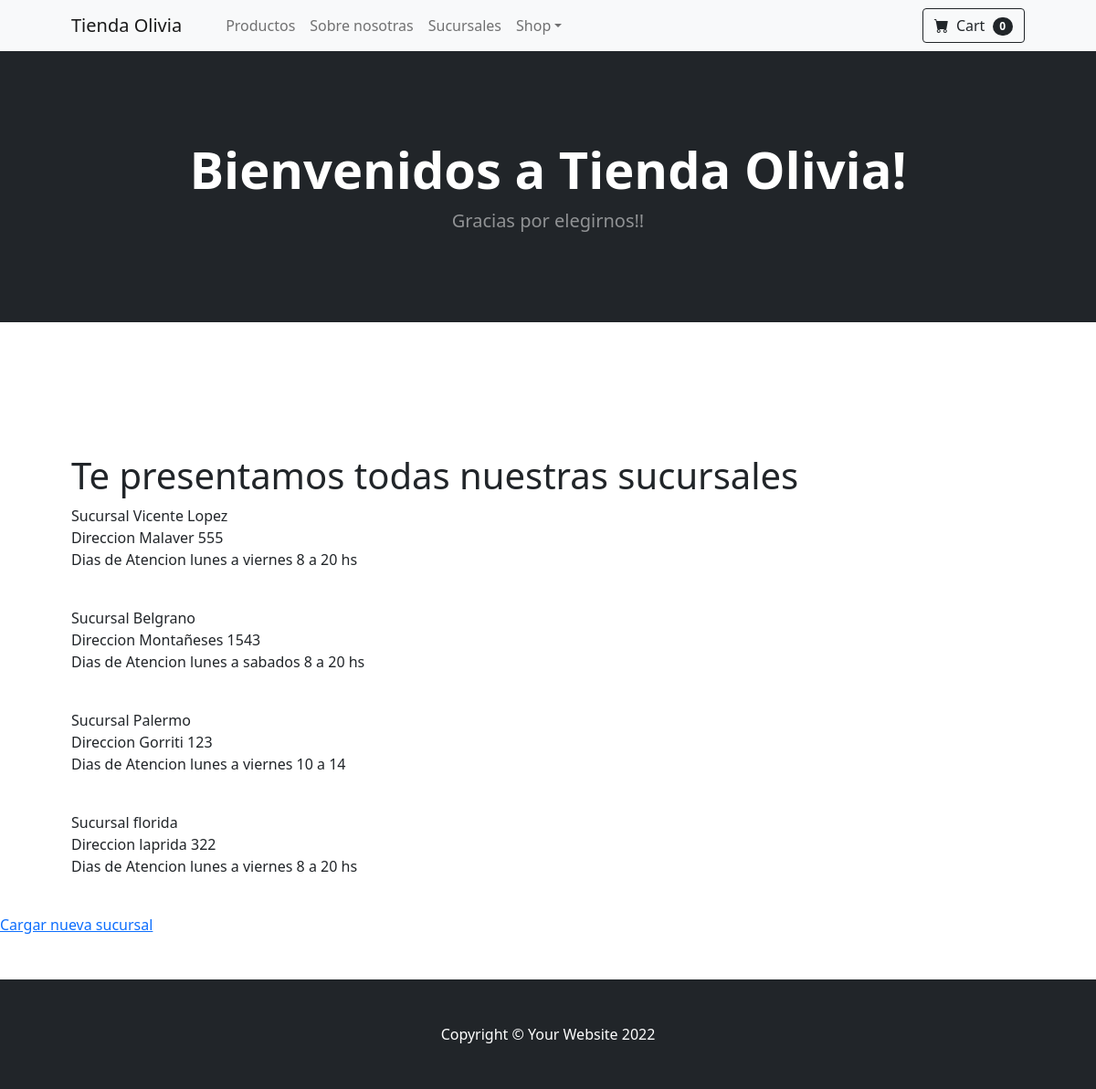
Screenshot of /WebPage/sucursales/ with the database file from the repository.
### WebPage/models.py (models this page shows, shortened)
class Sucursales (models.Model):
    nombre = models.CharField(max_length=150)
    direccion = models.CharField(max_length=150)
    dias = models.CharField(max_length=150)
    horarios = models.CharField(max_length=150)

### WebPage/views.py (the view)
# urls.py: path('sucursales/', sucursales, name="sucursales"),
def sucursales(request):
    lista_sucursales = Sucursales.objects.all()
    return render(request, "WebPage/sucursales.html", {"sucursales" : lista_sucursales})

### WebPage/templates/WebPage/sucursales.html (shortened to what this page needs)
{% extends 'WebPage/base.html' %}
{% block lista_sucursales %}
<h1> Te presentamos todas nuestras sucursales </h1>
<p>
    {% for sucursal in sucursales%}
         Sucursal {{sucursal.nombre }}  <br>
         Direccion {{sucursal.direccion }}  <br>
         Dias de Atencion {{sucursal.dias }} {{sucursal.horarios }} <br>
        <br>
</p>
    {% endfor %}
</div>
<a href="{% url 'carga_sucursales' %}" role="button">Cargar nueva sucursal</a>
{% endblock lista_sucursales %}

### rows the page displays
Sucursales: nombre "Vicente Lopez", direccion "Malaver 555", dias "lunes a viernes", horarios "8 a 20 hs"
Sucursales: nombre "Belgrano", direccion "Montañeses 1543", dias "lunes a sabados", horarios "8 a 20 hs"
Sucursales: nombre "Palermo", direccion "Gorriti 123", dias "lunes a viernes", horarios "10 a 14"
Sucursales: nombre "florida", direccion "laprida 322", dias "lunes a viernes", horarios "8 a 20 hs"
